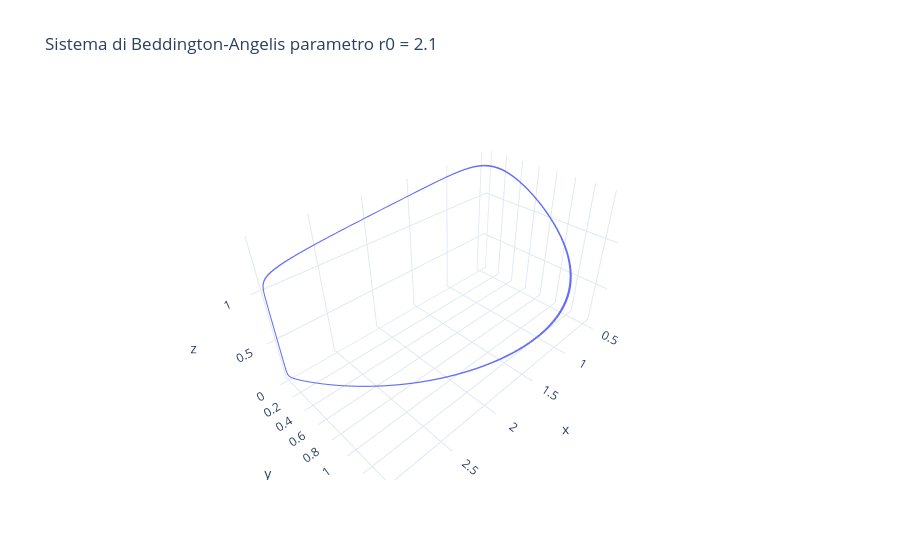
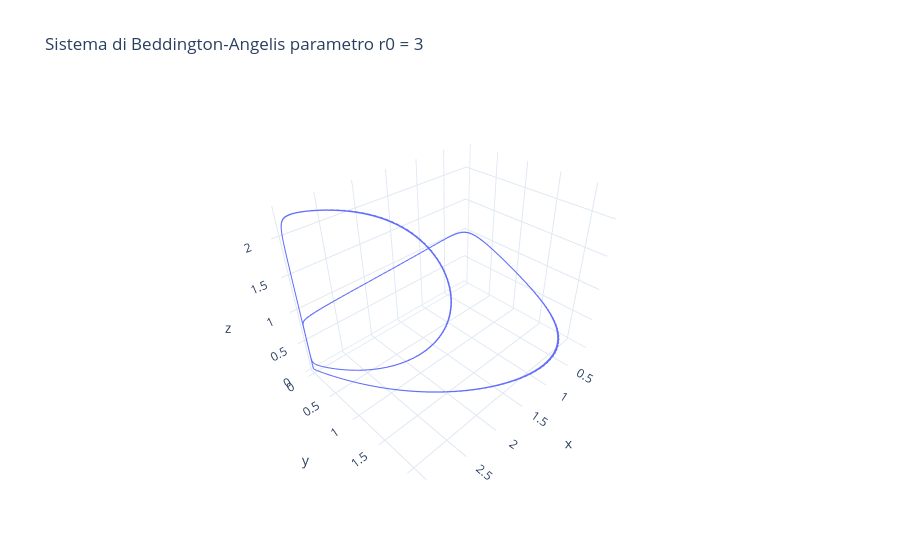
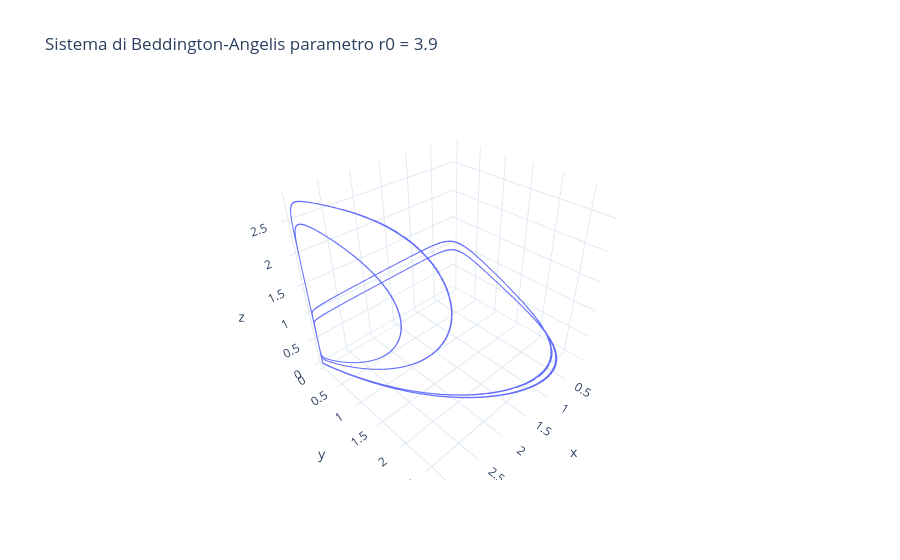
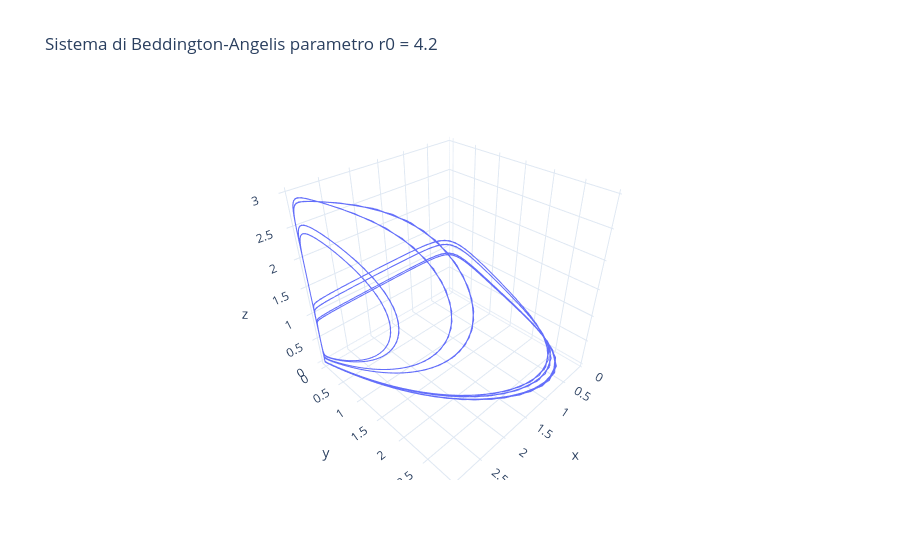

Notebook cell for these charts, in order:
### Markdown cell above
Anche in questo caso, visualizziamo gli attrattori scegliendo ogni volta un parametro diverso per vedere l'evoluzione del sistema, come si nota l'attrattore diventa sempre più "strano"

### Code cell
parametri = [2.1, 3, 3.9, 4.2, 4.5]
y_init = [X0, Y0, Z0]

for parametro in parametri:
    
    sol = solve_ivp(
    beddingtonAngelis, t_span, y_init, args=(parametro, k0, k1), 
    t_eval=t_eval, method='RK45', rtol=1e-6, atol=1e-8)

    # estraiamo le soluzioni dal sistema
    x_values = sol.y[0]
    y_values = sol.y[1]
    z_values = sol.y[2]
    
    #plottiamo il tutto
    fig = go.Figure(data=[go.Scatter3d(x=x_values, y=y_values, z=z_values, mode='lines')])
    
    fig.update_layout(title=f"Sistema di Beddington-Angelis parametro r0 = {parametro}",
               template = "plotly_white")

    fig.show()

### Figure 1 — Plotly figure (JSON) as saved in the notebook; plotly's stock layout.template omitted (floating-point values rounded to 4 significant figures; data arrays with more than 128 entries replaced by an {"elided": "..."} marker saying what was removed)
{"data": [{"mode": "lines", "type": "scatter3d", "x": {"elided": "3000 float values"}, "y": {"elided": "3000 float values"}, "z": {"elided": "3000 float values"}}], "layout": {"title": {"text": "Sistema di Beddington-Angelis parametro r0 = 2.1"}}}

### Figure 2 — Plotly figure (JSON) as saved in the notebook; plotly's stock layout.template omitted (floating-point values rounded to 4 significant figures; data arrays with more than 128 entries replaced by an {"elided": "..."} marker saying what was removed)
{"data": [{"mode": "lines", "type": "scatter3d", "x": {"elided": "3000 float values"}, "y": {"elided": "3000 float values"}, "z": {"elided": "3000 float values"}}], "layout": {"title": {"text": "Sistema di Beddington-Angelis parametro r0 = 3"}}}

### Figure 3 — Plotly figure (JSON) as saved in the notebook; plotly's stock layout.template omitted (floating-point values rounded to 4 significant figures; data arrays with more than 128 entries replaced by an {"elided": "..."} marker saying what was removed)
{"data": [{"mode": "lines", "type": "scatter3d", "x": {"elided": "3000 float values"}, "y": {"elided": "3000 float values"}, "z": {"elided": "3000 float values"}}], "layout": {"title": {"text": "Sistema di Beddington-Angelis parametro r0 = 3.9"}}}

### Figure 4 — Plotly figure (JSON) as saved in the notebook; plotly's stock layout.template omitted (floating-point values rounded to 4 significant figures; data arrays with more than 128 entries replaced by an {"elided": "..."} marker saying what was removed)
{"data": [{"mode": "lines", "type": "scatter3d", "x": {"elided": "3000 float values"}, "y": {"elided": "3000 float values"}, "z": {"elided": "3000 float values"}}], "layout": {"title": {"text": "Sistema di Beddington-Angelis parametro r0 = 4.2"}}}
